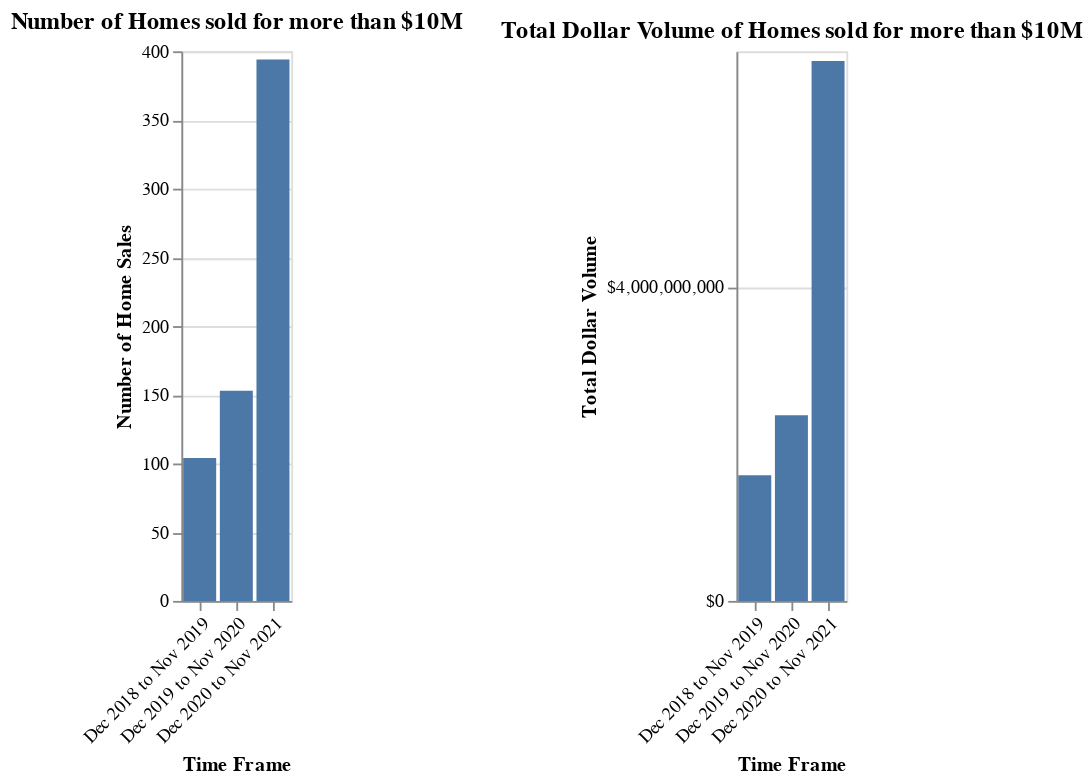

The notebook cell this image was saved under:
### Code cell
combo_chart

### Figure 1 — Vega-Lite specification as saved in the notebook (floating-point values rounded to 4 significant figures)
{"config": {"view": {"continuousWidth": 400, "continuousHeight": 300}}, "hconcat": [{"mark": "bar", "encoding": {"tooltip": [{"type": "nominal", "field": "time_frame", "title": "Time Frame"}, {"type": "quantitative", "field": "amount_of_sales", "title": "Sale Volume"}], "x": {"type": "nominal", "axis": {"labelAngle": -45, "title": "Time Frame"}, "field": "time_frame"}, "y": {"type": "quantitative", "axis": {"title": "Number of Home Sales"}, "field": "amount_of_sales"}}, "title": "Number of Homes sold for more than $10M"}, {"mark": "bar", "encoding": {"tooltip": [{"type": "nominal", "field": "time_frame", "title": "Time Frame"}, {"type": "quantitative", "field": "total_sale_money", "format": "$,", "title": "Dollar Volume"}], "x": {"type": "nominal", "axis": {"labelAngle": -45, "title": "Time Frame"}, "field": "time_frame"}, "y": {"type": "quantitative", "axis": {"format": "$,N", "title": "Total Dollar Volume", "values": [0, 4000000000, 8000000000]}, "field": "total_sale_money"}}, "title": "Total Dollar Volume of Homes sold for more than $10M"}], "data": {"name": "data-7cfe507d2ed6b4d1d0d41a2996e6efbc"}, "$schema": "https://vega.github.io/schema/vega-lite/v4.8.1.json", "datasets": {"data-7cfe507d2ed6b4d1d0d41a2996e6efbc": [{"amount_of_sales": 394, "total_sale_money": 6875000000, "time_frame": "Dec 2020 to Nov 2021", "total_percent": 0.6052}, {"amount_of_sales": 153, "total_sale_money": 2363000000, "time_frame": "Dec 2019 to Nov 2020", "total_percent": 0.235}, {"amount_of_sales": 104, "total_sale_money": 1600000000, "time_frame": "Dec 2018 to Nov 2019", "total_percent": 0.1598}]}}
